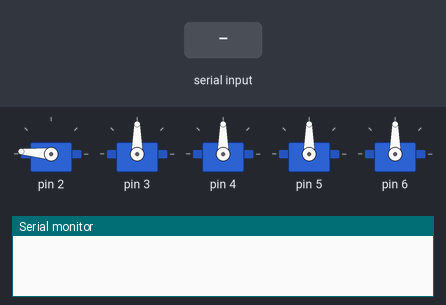
The sketch below on a simulated Arduino Uno, built with avr-gcc and run on an emulated ATmega328P. Parts: 5 × servo, the last lines printed to the serial monitor. Inputs (shaded band) come from the test bench.

Above: at 1.2 s.
1.3 s: "close\n" received over the second serial link
At 2.1 s:
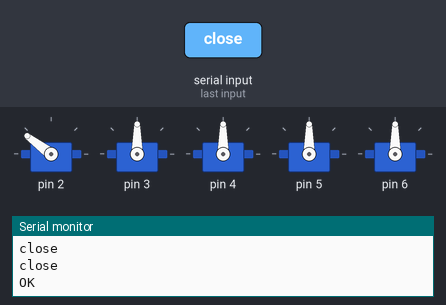
2.8 s: "2\n" received over the second serial link
At 3.8 s:
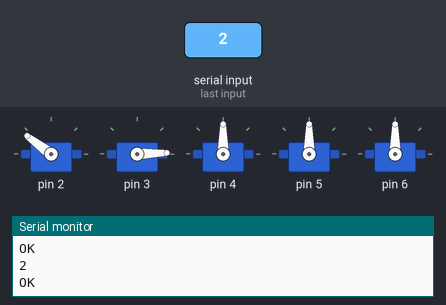
4.4 s: "open\n" received over the second serial link
At 5.3 s:
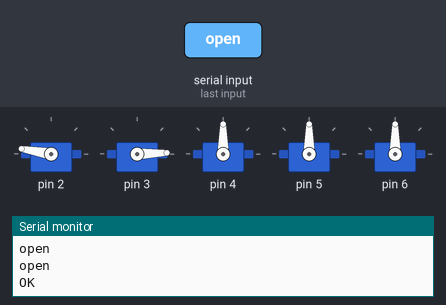
5.9 s: "3\n" received over the second serial link
At 7.2 s:
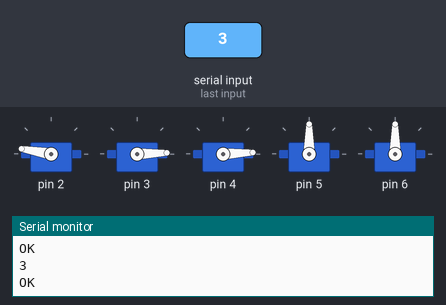
7.5 s: "4\n" received over the second serial link
At 8.5 s:
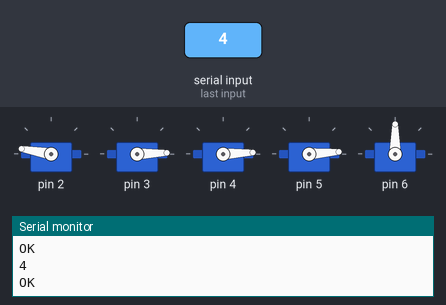
9.1 s: "5\n" received over the second serial link
At 9.6 s:
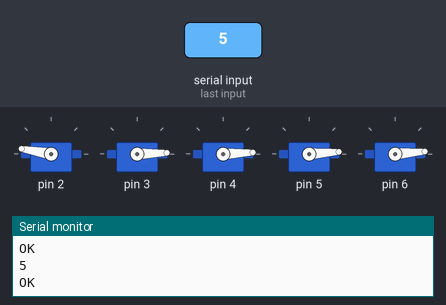
Timing chart, 0 to 11.7 s (numbered marks = the images above; inputs shaded):
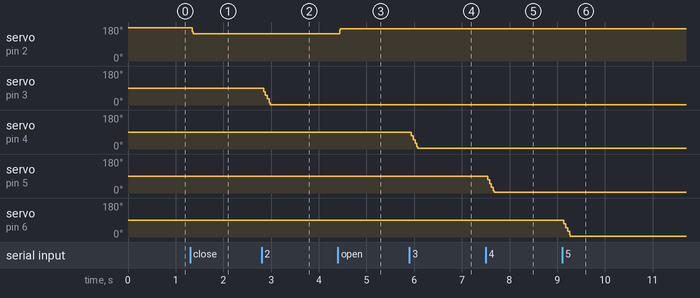

The sketch:

robi.ino
```cpp
#include <SoftwareSerial.h>
#include <Servo.h>

class Robot {
  public:
    SoftwareSerial btSerial;
    Servo servo1;
    Servo servo2;
    Servo servo3;
    Servo servo4;
    Servo servo5;
    int lastPosition[5] = {175, 90, 90, 90, 90};  // Array para almacenar las últimas posiciones de los servos
    int delayTime = 2;  // Retraso inicial para el movimiento del servo
    int servoPin1;
    int servoPin2;
    int servoPin3;
    int servoPin4;
    int servoPin5;

  public:
    Robot(int btRxPin, int btTxPin, int servoPin1, int servoPin2, int servoPin3, int servoPin4, int servoPin5) : btSerial(btRxPin, btTxPin), servo1(), servo2(), servo3(), servo4(), servo5() {
      this->servoPin1 = servoPin1;
      this->servoPin2 = servoPin2;
      this->servoPin3 = servoPin3;
      this->servoPin4 = servoPin4;
      this->servoPin5 = servoPin5;
    }

    void begin() {
      btSerial.begin(115200);
      Serial.begin(115200);
      servo1.attach(this->servoPin1);
      servo2.attach(this->servoPin2);
      servo3.attach(this->servoPin3);
      servo4.attach(this->servoPin4);
      servo5.attach(this->servoPin5);
      servo1.write(175);
      servo2.write(90);
      servo3.write(90);
      servo4.write(90);
      servo5.write(90);

    }

    void processCommands() {
      if (btSerial.available()) {

        String input = btSerial.readStringUntil('\n');
        int servoNumber = 0;
        int angle = 0;
        String servoNumberString = input.substring(0, input.indexOf(':'));
        String angleString = input.substring(input.indexOf(':') + 1);
        Serial.println(input);

        if (isInteger(servoNumberString) && isInteger(angleString)) {
           servoNumber = input.substring(0, input.indexOf(':')).toInt();
            angle = input.substring(input.indexOf(':') + 1).toInt();
            if (servoNumber > 1 && servoNumber < 6) {
              moveServo(servoNumber, angle);
            }
        } else {
          managerOption(input);
        }
        Serial.println("OK");
        btSerial.println("OK");
      }
    }

  private:
    bool isInteger(const String& str) {
      if (str.length() == 0) {
        return false;
      }

      for (size_t i = 0; i < str.length(); i++) {
        if (!isDigit(str.charAt(i))) {
          return false;
        }
      }

      return true;
    }

  private:
    void abrir() {
      moveServo(1, 170);  // Mover el servo1 a 170 grados
    }
  private:
    void cerrar() {
      moveServo(1, 143);  // Mover el servo1 a 150 grados
    }

  private:
    void managerOption(String order) {
      Serial.println(order);
      if (order == "open") {
        abrir();
      } else if (order == "close") {
        cerrar();
      }else if (order == "V1"){
        delayTime = 2;
       }else if (order == "V2"){
        delayTime = 10;
       }else if (order == "V3"){
        delayTime = 15;
       }
       else if (order == "V4"){
        delayTime = 25;
       }
       else if (order == "V5"){
        delayTime = 40;
       }
    }

  private:
    void moveServo(int servoNumber, int angle) {
      Servo* servo = nullptr;

      switch (servoNumber) {
        case 1:
          servo = &servo1;
          break;
        case 2:
          servo = &servo2;
          break;
        case 3:
          servo = &servo3;
          break;
        case 4:
          servo = &servo4;
          break;
        case 5:
          servo = &servo5;
          break;
      }

      if (servo != nullptr) {
        int lastAngle = lastPosition[servoNumber - 1];  // Obtener la última posición del servo
        int increment = (angle > lastAngle) ? 1 : -1;  // Determinar si se debe incrementar o decrementar el ángulo
        int currentAngle = lastAngle;
        unsigned long previousMillis = millis();
        unsigned long interval = delayTime;  // Intervalo de tiempo entre cada incremento de ángulo
        // Realizar el movimiento gradual del servo
         while (currentAngle != angle) {
            unsigned long currentMillis = millis();
            if (currentMillis - previousMillis >= interval) {
              currentAngle += increment;
              servo->write(currentAngle);
              previousMillis = currentMillis;
            }
          }


        lastPosition[servoNumber - 1] = angle;  // Almacenar la última posición del servo
      }
    }
};

Robot robot(10, 11, 2, 3, 4, 5, 6);  // Configura los pines del HC-05 y los servos

void setup() {
  robot.begin();
}

void loop() {
  robot.processCommands();
}
```

Measured:
- after the input at 1.3 s, servo on pin 2: 175° → 143° at once
- after the input at 2.8 s, servo on pin 3: 90° → 2° at once
- after the input at 4.4 s, servo on pin 2: 143° → 170° at once
- after the input at 5.9 s, servo on pin 4: 90° → 3° at once
- after the input at 7.5 s, servo on pin 5: 90° → 4° at once
- after the input at 9.1 s, servo on pin 6: 90° → 5° at once
